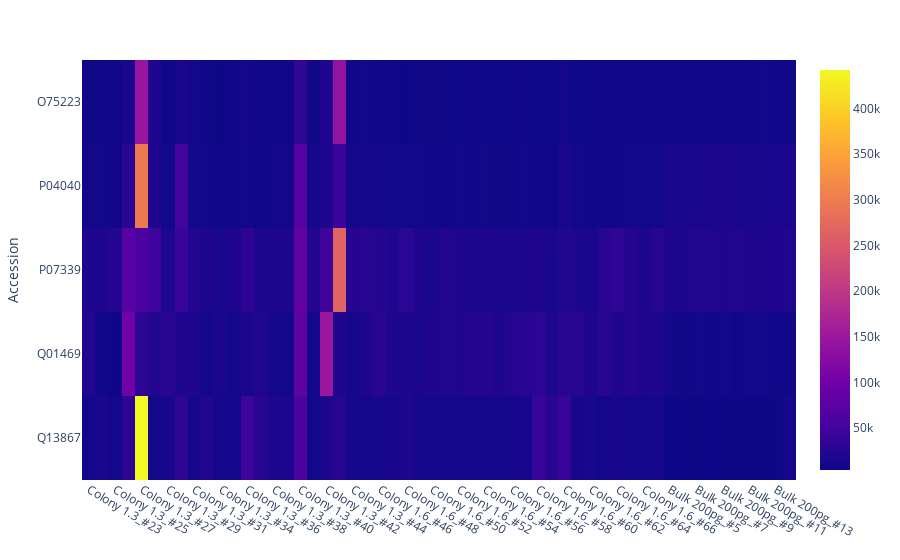

The notebook cell this image was saved under:
### Code cell
# Protein Abundance Heat Map
plot_options={
            "compare groups":  ["Colony 1.3","Colony 1.6","Bulk 200pg"],
            "log2_transform": False,
            "significant_only": True,
            "alpha": 0.05, 
            "min_fold_change": 2
        }
figure, _, _ =heatmap_plots(data_obj, plot_options, saved_settings,username="10min")
figure.show()

### Figure 1 — Plotly figure (JSON) as saved in the notebook; plotly's stock layout.template omitted (floating-point values rounded to 4 significant figures; data arrays with more than 128 entries replaced by an {"elided": "..."} marker saying what was removed)
{"data": [{"coloraxis": "coloraxis", "hovertemplate": "x: %{x}<br>Accession: %{y}<br>color: %{z}<extra></extra>", "name": "0", "type": "heatmap", "x": ["Colony 1.3_#23", "Colony 1.3_#24", "Colony 1.3_#25", "Colony 1.3_#26", "Colony 1.3_#27", "Colony 1.3_#28", "Colony 1.3_#29", "Colony 1.3_#30", "Colony 1.3_#31", "Colony 1.3_#32", "Colony 1.3_#34", "Colony 1.3_#35", "Colony 1.3_#36", "Colony 1.3_#37", "Colony 1.3_#38", "Colony 1.3_#39", "Colony 1.3_#40", "Colony 1.3_#41", "Colony 1.3_#42", "Colony 1.3_#43", "Colony 1.3_#44", "Colony 1.3_#45", "Colony 1.6_#46", "Colony 1.6_#47", "Colony 1.6_#48", "Colony 1.6_#49", "Colony 1.6_#50", "Colony 1.6_#51", "Colony 1.6_#52", "Colony 1.6_#53", "Colony 1.6_#54", "Colony 1.6_#55", "Colony 1.6_#56", "Colony 1.6_#57", "Colony 1.6_#58", "Colony 1.6_#59", "Colony 1.6_#60", "Colony 1.6_#61", "Colony 1.6_#62", "Colony 1.6_#63", "Colony 1.6_#64", "Colony 1.6_#65", "Colony 1.6_#66", "Colony 1.6_#67", "Bulk 200pg_#5", "Bulk 200pg_#6", "Bulk 200pg_#7", "Bulk 200pg_#8", "Bulk 200pg_#9", "Bulk 200pg_#10", "Bulk 200pg_#11", "Bulk 200pg_#12", "Bulk 200pg_#13", "Bulk 200pg_#14"], "xaxis": "x", "y": ["O75223", "P04040", "P07339", "Q01469", "Q13867"], "yaxis": "y", "z": {"elided": "5x54 float values"}}], "layout": {"coloraxis": {"colorscale": [[0, "#0d0887"], [0.1111, "#46039f"], [0.2222, "#7201a8"], [0.3333, "#9c179e"], [0.4444, "#bd3786"], [0.5556, "#d8576b"], [0.6667, "#ed7953"], [0.7778, "#fb9f3a"], [0.8889, "#fdca26"], [1, "#f0f921"]]}, "margin": {"t": 60}, "xaxis": {"anchor": "y", "domain": [0, 1]}, "yaxis": {"anchor": "x", "autorange": "reversed", "domain": [0, 1], "title": {"text": "Accession"}}}}
